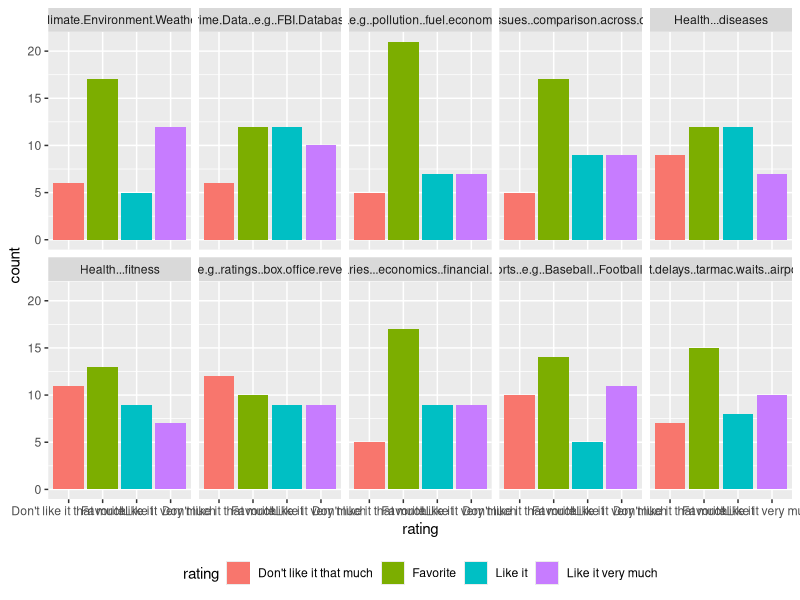
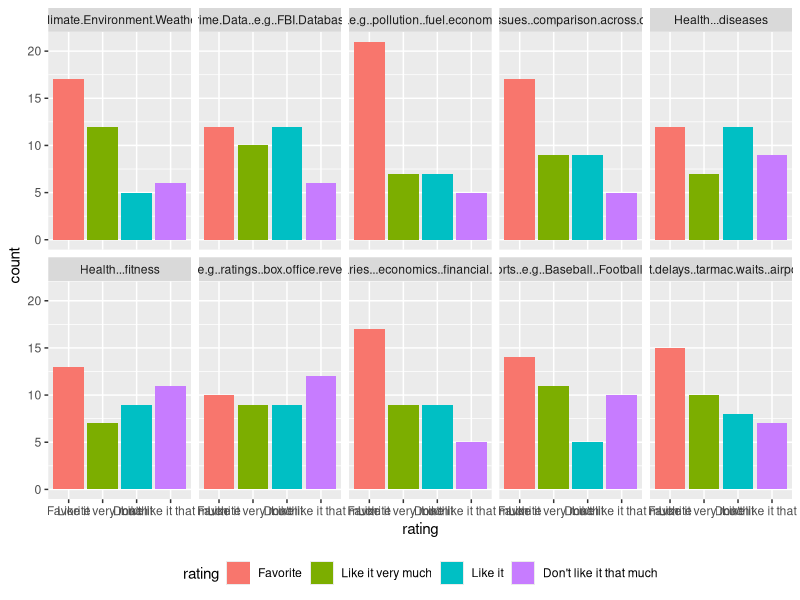
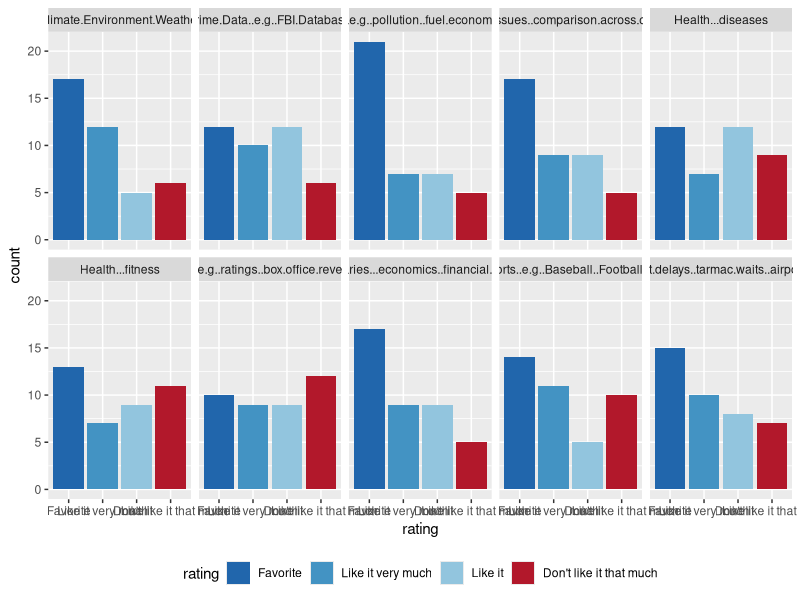
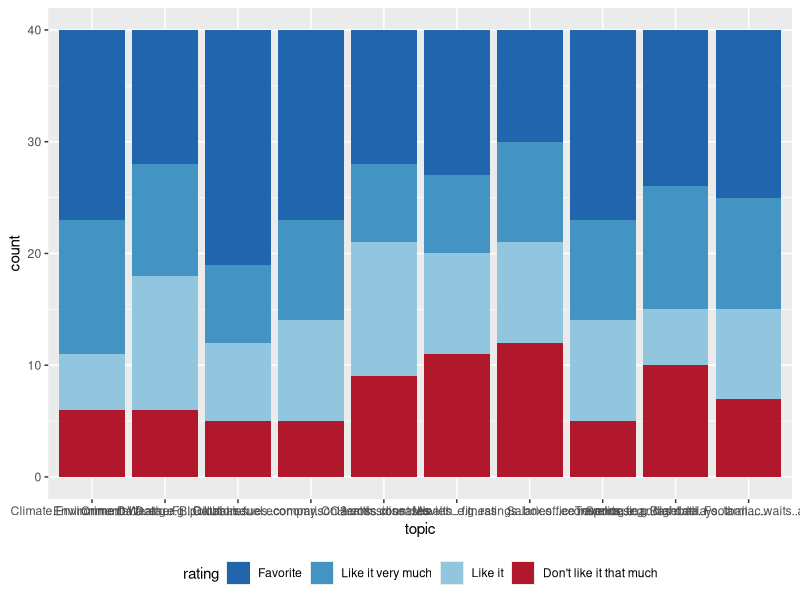
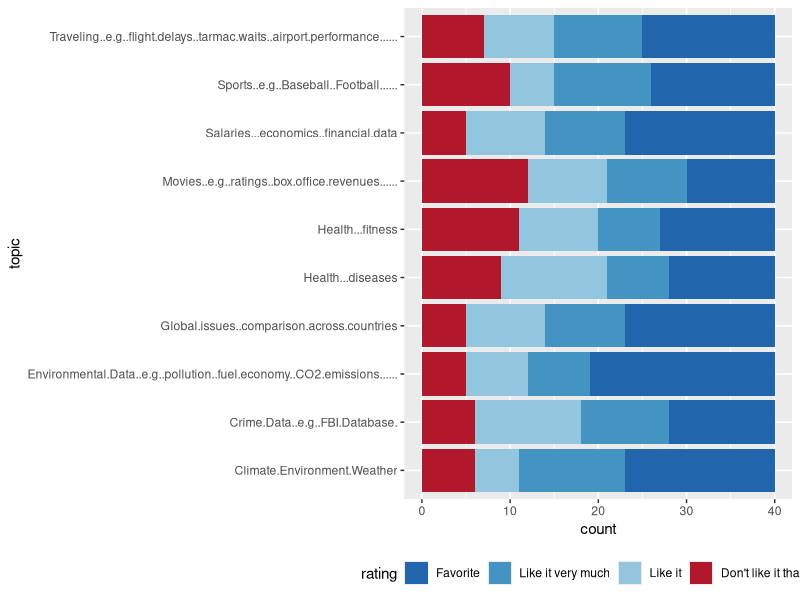
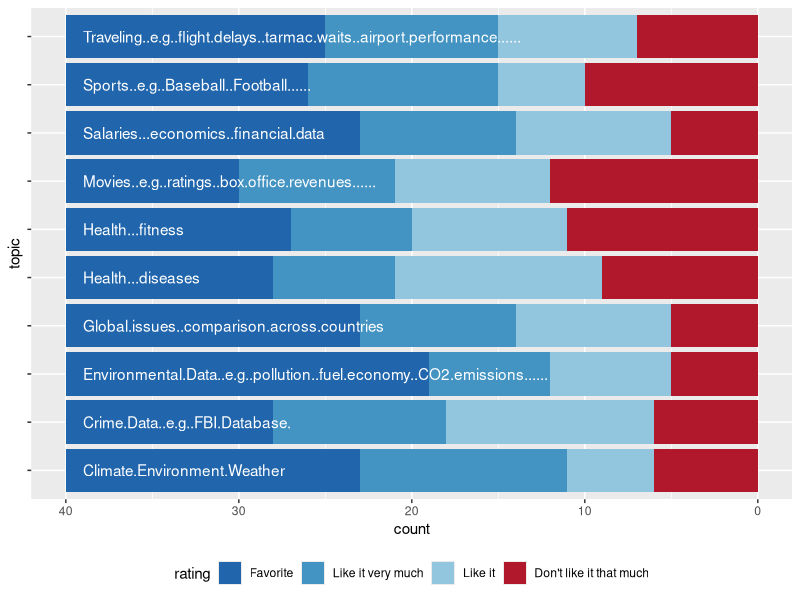
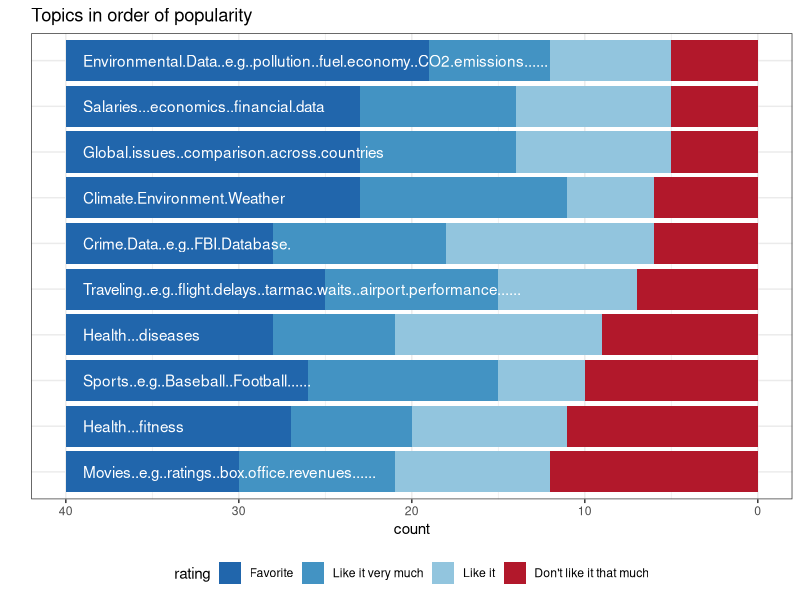

The R script that drew these images, in order:
## ---- chunk 1
knitr::opts_chunk$set(echo = TRUE)
library(tidyverse)
## ---- chunk 2
topics <- read.csv("data/topics-2019.csv")
topics <- topics %>% select(-Entry.Id)
head(topics)
## ---- chunk 3
tlong <- topics %>% gather(topic, rating, 1:10)
tlong %>% 
  ggplot(aes(x = rating)) + geom_bar(aes(fill=rating)) +
  facet_wrap(~topic, ncol=5) +
  theme(legend.position="bottom")
## ---- chunk 4
tlong <- tlong %>% mutate(
  rating = factor(rating, 
                  levels= c("Favorite", "Like it very much",
                            "Like it", "Don't like it that much"))
)
tlong %>% 
  ggplot(aes(x = rating)) + geom_bar(aes(fill=rating)) +
  facet_wrap(~topic, ncol=5) +
  theme(legend.position="bottom")
## ---- chunk 5
library(RColorBrewer)
cols <- brewer.pal("RdBu", n = 8)

tlong %>% 
  ggplot(aes(x = rating)) + geom_bar(aes(fill=rating)) +
  facet_wrap(~topic, ncol=5) +
  theme(legend.position="bottom") +
  scale_fill_manual(values = cols[c(8,7,6,1)])
## ---- chunk 6
library(RColorBrewer)
cols <- brewer.pal("RdBu", n = 8)

tlong %>% 
  ggplot(aes(x = topic)) + geom_bar(aes(fill=rating)) +
  theme(legend.position="bottom") +
  scale_fill_manual(values = cols[c(8,7,6,1)])
## ---- chunk 7
tlong %>% 
  ggplot(aes(x = topic)) + geom_bar(aes(fill=rating)) +
  theme(legend.position="bottom") +
  scale_fill_manual(values = cols[c(8,7,6,1)]) +
  coord_flip()
## ---- chunk 8
tlong %>% 
  ggplot(aes(x = topic)) + geom_bar(aes(fill=rating)) +
  theme(legend.position="bottom") +
  scale_fill_manual(values = cols[c(8,7,6,1)]) +
  coord_flip() + 
  theme(axis.text.y = element_blank()) +
  scale_y_reverse() +
  geom_text(aes(x = topic, label = topic), 
            data = tlong %>% select(topic) %>% unique(), 
            y = -nrow(topics)+1, colour="white", hjust=0)
## ---- chunk 9
tlong <- tlong %>% 
  mutate(
        topic = reorder(topic, rating, FUN=function(x) 
          sum(x %in% c("Favorite"))),
        topic = reorder(topic, rating, FUN=function(x) 
          sum(x %in% c("Favorite", "Like it very much"))),
    topic = reorder(topic, rating, FUN=function(x) 
          -sum(x == "Don't like it that much"))
  )
tlong %>% 
  ggplot(aes(x = topic)) + geom_bar(aes(fill=rating)) +
  scale_fill_manual(values = cols[c(8,7,6,1)]) +
  coord_flip() + 
  scale_y_reverse() +
  geom_text(aes(x = topic, label = topic), 
            data = tlong %>% select(topic) %>% unique(),
            y = -nrow(topics)+1, colour="white", hjust=0) +
  ggtitle("Topics in order of popularity") +
  xlab("") +
  theme_bw() +
  theme(legend.position="bottom") +
  theme(axis.ticks.y = element_blank(), 
        axis.text.y = element_blank())
